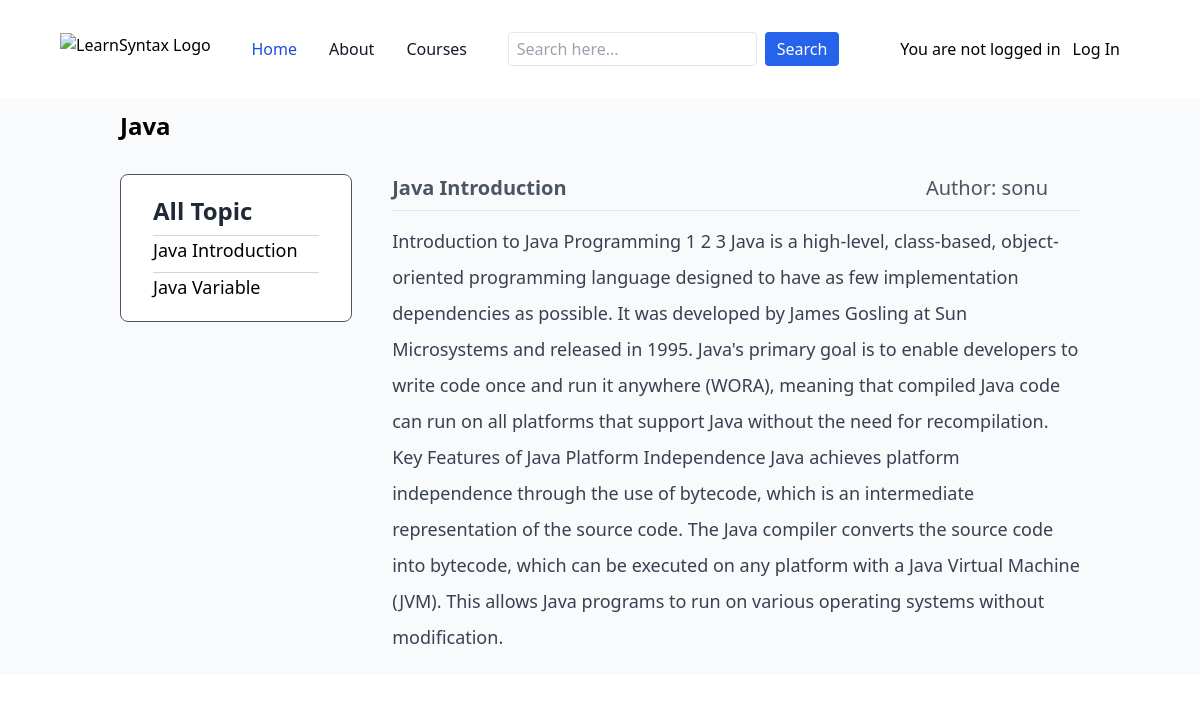
Page /content/java/4/java-introduction/1/ on the committed database.
### tutorial/models.py (models this page shows, shortened)
class Course(models.Model):
    name = models.CharField(max_length=200)
    slug = models.SlugField(blank=True, null=True)
    description = models.TextField(blank=True, null=True)
    image = models.ImageField(upload_to="media/", blank=True, null=True)
    created_at = models.DateTimeField(auto_now_add=True)
    user = models.ForeignKey(User, on_delete=models.CASCADE, null=True, blank=True)

class Topic(models.Model):
    course = models.ForeignKey(Course, on_delete=models.CASCADE, null=True, blank=True, related_name='topics')
    slug = models.SlugField(blank=True, null=True)
    topic_name = models.CharField(max_length=200)
    description = models.TextField()

class Content(models.Model):
    STATUS_CHOICES = (
        ('draft', 'Draft'),
        ('published', 'Published'),
    )
    course = models.ForeignKey(Course, on_delete=models.CASCADE, null=True, blank=True, related_name='contents')
    topic = models.ForeignKey(Topic, on_delete=models.CASCADE, null=True, blank=True, related_name='contents')
    title = models.CharField(max_length=200)
    slug = models.SlugField(blank=True, null=True)
    content = models.TextField()
    status = models.CharField(max_length=10, choices=STATUS_CHOICES, default='draft')
    author = models.ForeignKey(User, on_delete=models.CASCADE, null=True, blank=True)

class User(AbstractUser):
    ROLE_CHOICES = (
        ('teacher', 'Teacher'),
        ('student', 'Student'),
    )
    role = models.CharField(max_length=20, choices=ROLE_CHOICES, default='student')

### tutorial/views.py (the view)
# urls.py: path("content/<str:course_slug>/<int:course_id>/<str:topic_slug>/<int:topic_id>/", content, name="contentdetails"),
def content(request, course_slug, course_id, topic_slug, topic_id):
    course = Course.objects.get(id=course_id)
    topics = Topic.objects.filter(course=course_id)
    contents = Content.objects.filter(topic=topic_id,status="published")
    return render(request, 'public/content.html', { "courses":course, "topics":topics, "contents" :contents})

### tutorial/templates/public/content.html
{% extends 'public/base.html' %}
{% block content %}
<div class="flex w-full flex-col  px-[10%] bg-slate-50">
    <a href="{% url 'homepage' %}" class="text-2xl font-bold mt-3">{{ courses.name }}</a>
    <div class="w-full flex gap-10 py-5 mt-3">
        <div class="w-3/12 flex flex-col self-start bg-white border border-gray-600 rounded-lg divide-y divide-gray-300 gap-2 px-8 py-5">
            <h1 class="text-2xl font-semibold text-gray-800">All Topic</h1>
            {% for topic in topics %}
            <a href="{% url 'contentdetails' courses.slug courses.id topic.slug topic.id %}"
                class="text-lg font-normal hover:text-blue-500">{{ topic.topic_name }}</a>
            {% empty %}
            <p class="text-gray-600 text-center w-full">No courses topic available</p>
            {% endfor %}
        </div>
        <div class="w-9/12">
            {% for content in contents %}
            <div class="flex flex-1 justify-between">
                <h1 class="text-xl font-bold text-gray-600 "> {{content.title}} </h1>
                <p class="text-xl font-normal text-gray-600 pr-8  ">Author: {{content.author}}</p>
            </div>
            <hr class="mt-2 ">
            <p class="mt-3 text-lg font-normal text-gray-700 leading-loose">{{content.content|safe}}</p>
            {% empty %}
            <h1 class="text-2xl font-bold text-center items-center">Not available</h1>
            {% endfor %}
        </div>
    </div>
</div>
{% endblock content %}

### rows in the picture
Course: name "Java"
Topic: topic_name "Java Introduction"
Topic: topic_name "Java Variable"
Content: title "Java Introduction", author "sonu", content "Introduction to Java Programming 1 2 3 Java is a high-level, class-based, object-oriented programming language designed to have as few implementation dependencies as possible. It was developed by James Gosling at Sun Microsystems and released in 1995. Java's primary goal is to enable developers to write code once and run it anywhere (WORA), meaning that compiled Java code can run on all platforms that support Java without the need for recompilation. Key Features of Java Platform Independence Java achieves platform independence through the use of bytecode, which is an intermediate representation of the source code. The Java compiler converts the source code into bytecode, which can be…"
